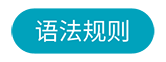
#> input picture source/syntax1.png, 166 x 62 px, found by its file name
$ python img-patch-process.py
#> lines starting #> are read from the running program, lines starting #| are printed output that depends on the picture
from PIL import Image, ImageDraw, ImageFont
import os , glob
# get an image
im_syntax = Image.open('source\syntax1.png')
#> im_syntax is the input picture: PIL image 166x62 RGBA; mean R, G, B, A 17.2, 102.5, 116.5, 148.5
im_function = Image.open('source\\function1.png')
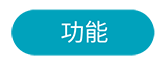
#> input picture source/function1.png, 166 x 62 px, found by its file name
#> im_function is the input picture: PIL image 166x62 RGBA; mean R, G, B, A 8.6, 101.4, 116.4, 150
#source_syntax = im_syntax.split()
#print(im_syntax.format ,im_syntax.mode,im_syntax.size)
im_background = Image.open('source\\background.png').convert('RGBA')
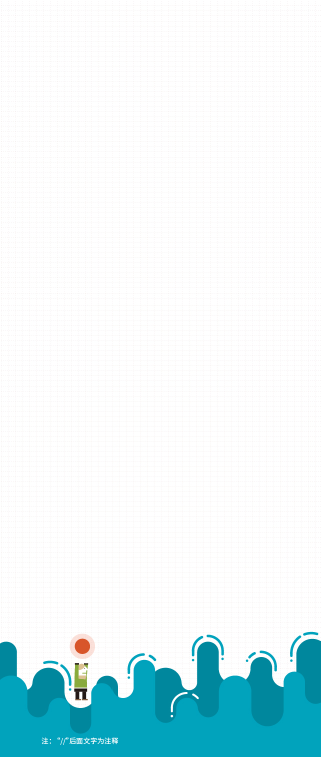
#> input picture source/background.png, 641 x 1514 px, found by its file name (shown at 1/2 size)

#print(im_background.info)
#> (the run stopped early here; a loop or call above may not have finished)
